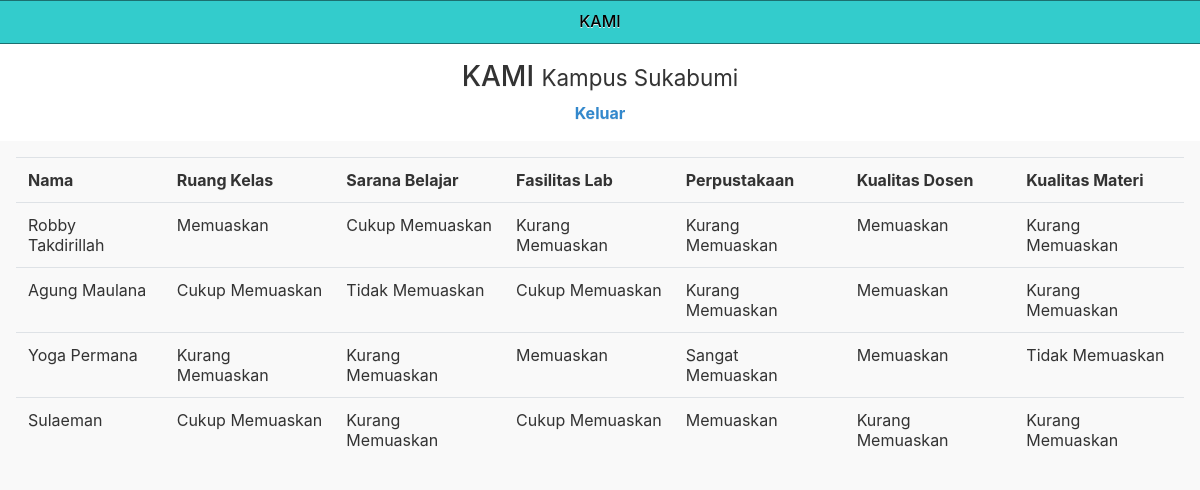
The app's page /data.php with its own data.
### tables this page shows
CREATE TABLE `kuisioner` (
  `nim` int(11) NOT NULL,
  `nama` varchar(50) NOT NULL,
  `jurusan` varchar(50) NOT NULL,
  `tgl` date NOT NULL,
  `kelas` varchar(20) NOT NULL,
  `sarana` varchar(20) NOT NULL,
  `lab` varchar(20) NOT NULL,
  `perpus` varchar(20) NOT NULL,
  `dosen` varchar(20) NOT NULL,
  `materi` varchar(20) NOT NULL
);

### data.php (the view, shortened to what this page needs)
<?php
include_once("konfig/koneksi.php");
$result = mysqli_query($koneksi, "SELECT * FROM kuisioner ORDER BY nim DESC");
?>
<html>
<head>
    <link rel="stylesheet" href="themes/aa.min.css" />
    <link rel="stylesheet" href="themes/jquery.mobile.icons.min.css" />
    <link rel="stylesheet" href="themes/jquery.mobile.structure-1.4.5.min.css" />
    <link rel="stylesheet" href="themes/bootstrap.min.css">
</head>
<body>
    <div data-role="page" data-theme="a">
        <div data-role="header" data-position="inline">
            <h1>KAMI</h1>
        </div>
        <div data-role="content" data-theme="a">
            <center>
                <h3>KAMI <small>Kampus Sukabumi</small></h3>
                <a class="button" href="index.php">Keluar</a>
            </center>
        </div>
        <div data-role="main" class="ui-content">
            <table class="table table-responsive">
                <tr>
                    <th>Nama</th>
                    <th>Ruang Kelas</th>
                    <th>Sarana Belajar</th>
                    <th>Fasilitas Lab</th>
                    <th>Perpustakaan</th>
                    <th>Kualitas Dosen</th>
                    <th>Kualitas Materi</th>
                </tr>
                <?php
    while($data = mysqli_fetch_array($result)) {
        echo "<tr>";
        echo "<td>".$data['nama']."</td>";
        echo "<td>".$data['kelas']."</td>";
        echo "<td>".$data['sarana']."</td>";
        echo "<td>".$data['lab']."</td>";
        echo "<td>".$data['perpus']."</td>";
        echo "<td>".$data['dosen']."</td>";
        echo "<td>".$data['materi']."</td>";
        echo "</tr>";
    }
    ?>
            </table>
        </div>
    </div>
</body>
</html>

### records on screen
kuisioner: nama "Robby Takdirillah", kelas "Memuaskan", sarana "Cukup Memuaskan", lab "Kurang Memuaskan", perpus "Kurang Memuaskan", dosen "Memuaskan", materi "Kurang Memuaskan"
kuisioner: nama "Agung Maulana", kelas "Cukup Memuaskan", sarana "Tidak Memuaskan", lab "Cukup Memuaskan", perpus "Kurang Memuaskan", dosen "Memuaskan", materi "Kurang Memuaskan"
kuisioner: nama "Yoga Permana", kelas "Kurang Memuaskan", sarana "Kurang Memuaskan", lab "Memuaskan", perpus "Sangat Memuaskan", dosen "Memuaskan", materi "Tidak Memuaskan"
kuisioner: nama "Sulaeman", kelas "Cukup Memuaskan", sarana "Kurang Memuaskan", lab "Cukup Memuaskan", perpus "Memuaskan", dosen "Kurang Memuaskan", materi "Kurang Memuaskan"
